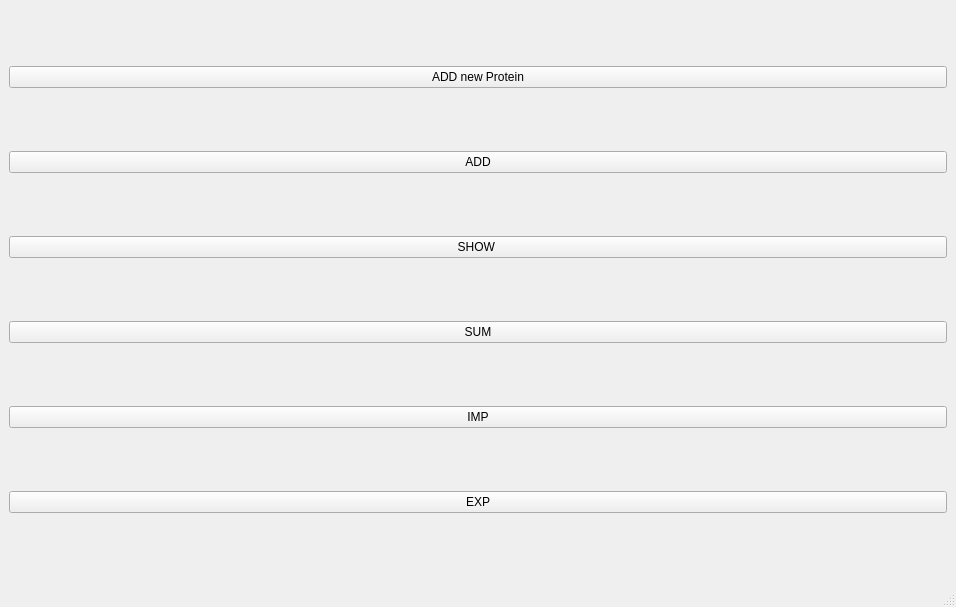
<?xml version="1.0" encoding="UTF-8"?>
<ui version="4.0">
 <class>MainWindow</class>
 <widget class="QMainWindow" name="MainWindow">
  <property name="geometry">
   <rect>
    <x>0</x>
    <y>0</y>
    <width>956</width>
    <height>607</height>
   </rect>
  </property>
  <property name="windowTitle">
   <string>MainWindow</string>
  </property>
  <widget class="QWidget" name="centralwidget">
   <layout class="QVBoxLayout" name="verticalLayout">
    <item>
     <widget class="QPushButton" name="pushButton_7">
      <property name="text">
       <string>ADD new Protein</string>
      </property>
     </widget>
    </item>
    <item>
     <widget class="QPushButton" name="pushButton_2">
      <property name="text">
       <string>ADD</string>
      </property>
     </widget>
    </item>
    <item>
     <widget class="QPushButton" name="pushButton">
      <property name="text">
       <string>SHOW </string>
      </property>
     </widget>
    </item>
    <item>
     <widget class="QPushButton" name="pushButton_3">
      <property name="text">
       <string>SUM</string>
      </property>
     </widget>
    </item>
    <item>
     <widget class="QPushButton" name="pushButton_5">
      <property name="text">
       <string>IMP</string>
      </property>
     </widget>
    </item>
    <item>
     <widget class="QPushButton" name="pushButton_6">
      <property name="text">
       <string>EXP</string>
      </property>
     </widget>
    </item>
   </layout>
  </widget>
  <widget class="QMenuBar" name="menubar">
   <property name="geometry">
    <rect>
     <x>0</x>
     <y>0</y>
     <width>956</width>
     <height>25</height>
    </rect>
   </property>
  </widget>
  <widget class="QStatusBar" name="statusbar"/>
 </widget>
 <resources/>
 <connections/>
</ui>
